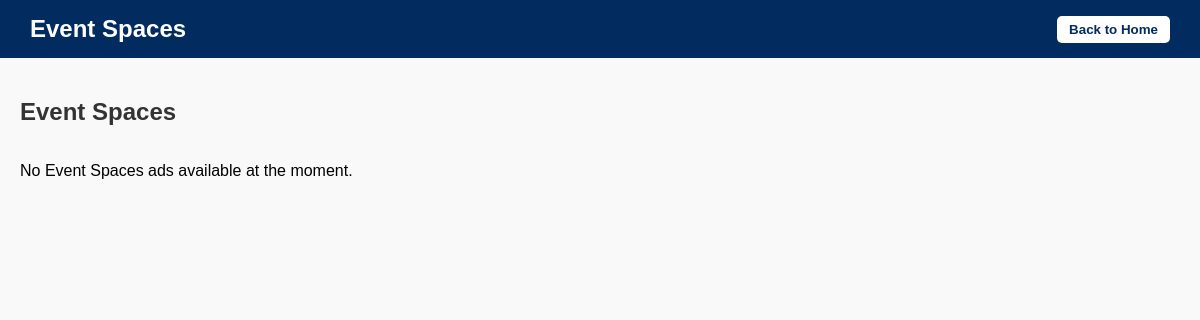
Page /home/event-spaces/ on the earlier database version.
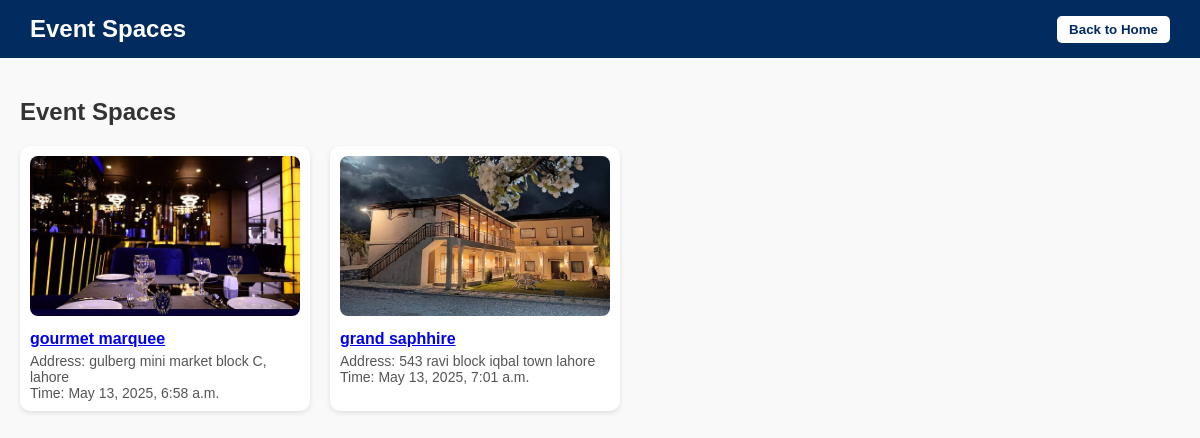
Same page on the later database version.
### ads/models.py (models this page shows, shortened)
class AdPayment(models.Model):
    CATEGORY_CHOICES = [
        ('Playing Arena', 'Playing Arena'),
        ('Gym', 'Gym'),
        ('Farm House', 'Farm House'),
        ('Hotel Room', 'Hotel Room'),
        ('Saloon', 'Saloon'),
        ('Swimming Pool', 'Swimming Pool'),
        ('Cafe', 'Cafe'),
        ('Event Space', 'Event Space'),
        ('House', 'House'),
        ('Shop', 'Shop'),
    ]
    BANK_CHOICES = [
    ('meezan', 'Meezan Bank'),
    ('sadapay', 'SadaPay'),
    ('bank_alfalah', 'Bank Alfalah'),
    ('faysal', 'Faysal Bank'),
    ('hbl', 'Habib Bank Limited'),
    ('mcb', 'MCB Bank Limited'),
    ('ubl', 'United Bank Limited'),
    ('nbp', 'National Bank of Pakistan'),
    ('js_bank', 'JS Bank'),
    ('bank_of_punjab', 'Bank of Punjab'),
    ('standard_chartered', 'Standard Chartered Bank'),
    ('albaraka', 'Al Baraka Bank'),
    ('askari', 'Askari Bank'),
    ('bank_islamic', 'Bank Islami Pakistan Limited'),
]
    user = models.ForeignKey(
        settings.AUTH_USER_MODEL,
        on_delete=models.CASCADE,
        default=1
    )
    title = models.CharField(max_length=255)
    category = models.CharField(max_length=20, choices=CATEGORY_CHOICES)
    description = models.TextField()
    location = models.CharField(max_length=255)
    price = models.DecimalField(max_digits=10, decimal_places=2, null=True, blank=True)
    image = models.ImageField(upload_to='ads/images/')
    account_holder_name = models.CharField(max_length=255)
    account_number = models.CharField(max_length=255)
    bank = models.CharField(max_length=20, choices=BANK_CHOICES)  # Added choices here
    created_at = models.DateTimeField(auto_now_add=True)

### home/views.py (the view)
# urls.py: path('event-spaces/', views.event_space, name='event-spaces'),
def event_space(request):
    ads = AdPayment.objects.filter(category="Event Space")
    return render(request, 'event_spaces.html', {'ads': ads})

### home/templates/event_spaces.html (shortened to what this page needs)
<!DOCTYPE html>
<html lang="en">
<head>
</head>
<body>
  <header>
    <h1>Event Spaces</h1>
    <button class="back-button" onclick="window.history.back()">Back to Home</button>
  </header>
  <div class="container">
    <h2>Event Spaces</h2>
    <div class="card-container">
      {% for ad in ads %}
      <div class="card">
        <img src="{{ ad.image.url }}" alt="{{ ad.title }}" />
        <h3><a href="{% url 'home:spot_detail' ad.id %}">{{ ad.title }}</a></h3>
        <p>Address: {{ ad.location }}<br>Time: {{ ad.created_at }}</p>
      </div>
      {% empty %}
      <p>No Event Spaces ads available at the moment.</p>
      {% endfor %}
    </div>
  </div>
</body>
</html>

Differences in the rows shown:
added AdPayment: image (picture), title "gourmet marquee", location "gulberg mini market block C, lahore", created_at "May 13, 2025, 6:58 a.m."
added AdPayment: image (picture), title "grand saphhire", location "543 ravi block iqbal town lahore", created_at "May 13, 2025, 7:01 a.m."
Other differences:
text no longer shown: "No Event Spaces ads available at the moment."
